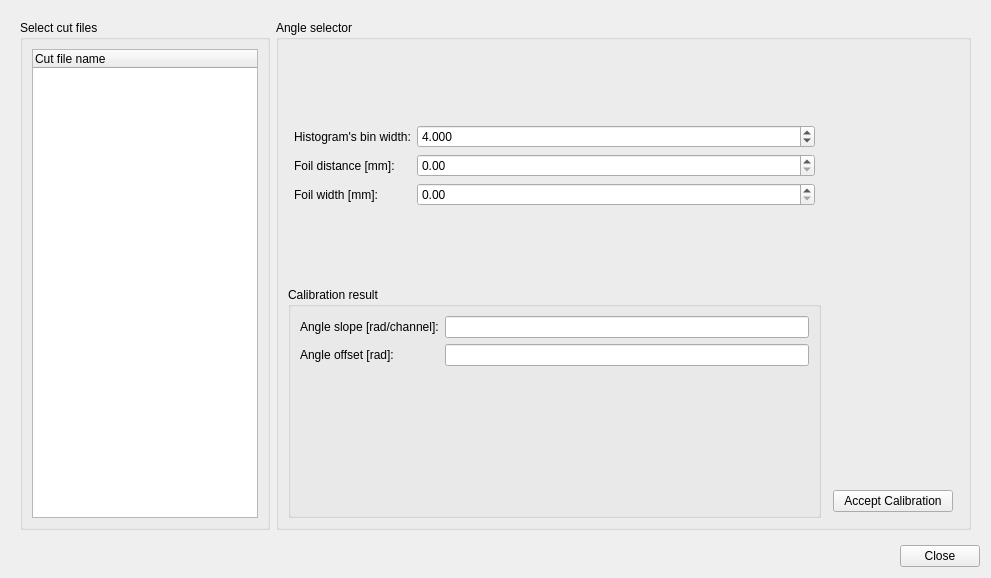
<?xml version="1.0" encoding="UTF-8"?>
<ui version="4.0">
 <class>dialog</class>
 <widget class="QDialog" name="dialog">
  <property name="geometry">
   <rect>
    <x>0</x>
    <y>0</y>
    <width>991</width>
    <height>578</height>
   </rect>
  </property>
  <property name="sizePolicy">
   <sizepolicy hsizetype="Maximum" vsizetype="Preferred">
    <horstretch>0</horstretch>
    <verstretch>0</verstretch>
   </sizepolicy>
  </property>
  <property name="minimumSize">
   <size>
    <width>900</width>
    <height>0</height>
   </size>
  </property>
  <property name="maximumSize">
   <size>
    <width>16777215</width>
    <height>16777215</height>
   </size>
  </property>
  <property name="windowTitle">
   <string>Angle calibration</string>
  </property>
  <layout class="QVBoxLayout" name="verticalLayout_7">
   <item>
    <widget class="QStackedWidget" name="stackedWidget">
     <property name="minimumSize">
      <size>
       <width>250</width>
       <height>0</height>
      </size>
     </property>
     <widget class="QWidget" name="stackedWidgetPage1">
      <layout class="QHBoxLayout" name="horizontalLayout_12">
       <item>
        <widget class="QGroupBox" name="groupBox_3">
         <property name="sizePolicy">
          <sizepolicy hsizetype="Maximum" vsizetype="Preferred">
           <horstretch>0</horstretch>
           <verstretch>0</verstretch>
          </sizepolicy>
         </property>
         <property name="minimumSize">
          <size>
           <width>250</width>
           <height>0</height>
          </size>
         </property>
         <property name="maximumSize">
          <size>
           <width>250</width>
           <height>16777215</height>
          </size>
         </property>
         <property name="title">
          <string>Select cut files</string>
         </property>
         <layout class="QVBoxLayout" name="verticalLayout_4">
          <item>
           <widget class="QTreeWidget" name="cutFilesTreeWidget">
            <property name="minimumSize">
             <size>
              <width>200</width>
              <height>0</height>
             </size>
            </property>
            <property name="horizontalScrollBarPolicy">
             <enum>Qt::ScrollBarAsNeeded</enum>
            </property>
            <attribute name="headerCascadingSectionResizes">
             <bool>false</bool>
            </attribute>
            <attribute name="headerDefaultSectionSize">
             <number>100</number>
            </attribute>
            <column>
             <property name="text">
              <string>Cut file name</string>
             </property>
            </column>
           </widget>
          </item>
         </layout>
        </widget>
       </item>
       <item>
        <layout class="QVBoxLayout" name="verticalLayout_10">
         <item>
          <widget class="QGroupBox" name="angleGroupBox">
           <property name="sizePolicy">
            <sizepolicy hsizetype="Preferred" vsizetype="Preferred">
             <horstretch>0</horstretch>
             <verstretch>0</verstretch>
            </sizepolicy>
           </property>
           <property name="title">
            <string>Angle selector</string>
           </property>
           <layout class="QVBoxLayout" name="verticalLayout_11">
            <item>
             <layout class="QVBoxLayout" name="angleSelectorLayout">
              <property name="sizeConstraint">
               <enum>QLayout::SetDefaultConstraint</enum>
              </property>
             </layout>
            </item>
            <item>
             <layout class="QHBoxLayout" name="horizontalLayout_4">
              <item>
               <layout class="QVBoxLayout" name="verticalLayout_13">
                <item>
                 <layout class="QFormLayout" name="formLayout_2">
                  <property name="formAlignment">
                   <set>Qt::AlignLeading|Qt::AlignLeft|Qt::AlignVCenter</set>
                  </property>
                  <property name="leftMargin">
                   <number>6</number>
                  </property>
                  <property name="topMargin">
                   <number>6</number>
                  </property>
                  <property name="rightMargin">
                   <number>6</number>
                  </property>
                  <property name="bottomMargin">
                   <number>6</number>
                  </property>
                  <item row="0" column="0">
                   <widget class="QLabel" name="label">
                    <property name="text">
                     <string>Histogram's bin width:</string>
                    </property>
                   </widget>
                  </item>
                  <item row="0" column="1">
                   <widget class="QDoubleSpinBox" name="binWidthSpinBox">
                    <property name="decimals">
                     <number>3</number>
                    </property>
                    <property name="maximum">
                     <double>315.000000000000000</double>
                    </property>
                    <property name="singleStep">
                     <double>0.100000000000000</double>
                    </property>
                    <property name="value">
                     <double>4.000000000000000</double>
                    </property>
                   </widget>
                  </item>
                  <item row="1" column="0">
                   <widget class="QLabel" name="label_2">
                    <property name="text">
                     <string>Foil distance [mm]:</string>
                    </property>
                   </widget>
                  </item>
                  <item row="2" column="0">
                   <widget class="QLabel" name="label_3">
                    <property name="text">
                     <string>Foil width [mm]: </string>
                    </property>
                   </widget>
                  </item>
                  <item row="1" column="1">
                   <widget class="QDoubleSpinBox" name="foilDistanceSpinBox">
                    <property name="maximum">
                     <double>9999.000000000000000</double>
                    </property>
                   </widget>
                  </item>
                  <item row="2" column="1">
                   <widget class="QDoubleSpinBox" name="foilWidthSpinBox"/>
                  </item>
                 </layout>
                </item>
                <item>
                 <widget class="QGroupBox" name="groupBox_4">
                  <property name="title">
                   <string>Calibration result</string>
                  </property>
                  <layout class="QVBoxLayout" name="verticalLayout_8">
                   <item>
                    <layout class="QFormLayout" name="formLayout">
                     <item row="0" column="0">
                      <widget class="QLabel" name="slopeLabel_3">
                       <property name="text">
                        <string>Angle slope [rad/channel]:</string>
                       </property>
                      </widget>
                     </item>
                     <item row="0" column="1">
                      <widget class="QLineEdit" name="angleSlopeLineEdit">
                       <property name="minimumSize">
                        <size>
                         <width>150</width>
                         <height>0</height>
                        </size>
                       </property>
                      </widget>
                     </item>
                     <item row="1" column="0">
                      <widget class="QLabel" name="offsetLabel_3">
                       <property name="text">
                        <string>Angle offset [rad]:</string>
                       </property>
                      </widget>
                     </item>
                     <item row="1" column="1">
                      <widget class="QLineEdit" name="angleOffsetLineEdit">
                       <property name="minimumSize">
                        <size>
                         <width>150</width>
                         <height>0</height>
                        </size>
                       </property>
                       <property name="readOnly">
                        <bool>true</bool>
                       </property>
                      </widget>
                     </item>
                    </layout>
                   </item>
                  </layout>
                 </widget>
                </item>
               </layout>
              </item>
              <item>
               <layout class="QVBoxLayout" name="verticalLayout_3">
                <property name="leftMargin">
                 <number>6</number>
                </property>
                <property name="topMargin">
                 <number>6</number>
                </property>
                <property name="rightMargin">
                 <number>6</number>
                </property>
                <property name="bottomMargin">
                 <number>6</number>
                </property>
                <item>
                 <widget class="QLabel" name="acceptPointLabel">
                  <property name="minimumSize">
                   <size>
                    <width>120</width>
                    <height>0</height>
                   </size>
                  </property>
                  <property name="maximumSize">
                   <size>
                    <width>120</width>
                    <height>16777215</height>
                   </size>
                  </property>
                  <property name="text">
                   <string/>
                  </property>
                  <property name="wordWrap">
                   <bool>true</bool>
                  </property>
                 </widget>
                </item>
                <item>
                 <widget class="QPushButton" name="acceptCalibrationButton">
                  <property name="sizePolicy">
                   <sizepolicy hsizetype="Minimum" vsizetype="Fixed">
                    <horstretch>0</horstretch>
                    <verstretch>0</verstretch>
                   </sizepolicy>
                  </property>
                  <property name="text">
                   <string>Accept Calibration</string>
                  </property>
                  <property name="autoDefault">
                   <bool>false</bool>
                  </property>
                 </widget>
                </item>
               </layout>
              </item>
             </layout>
            </item>
           </layout>
          </widget>
         </item>
        </layout>
       </item>
      </layout>
     </widget>
     <widget class="QWidget" name="stackedWidgetPage2">
      <layout class="QHBoxLayout" name="horizontalLayout_5"/>
     </widget>
    </widget>
   </item>
   <item>
    <layout class="QHBoxLayout" name="horizontalLayout_6">
     <item>
      <spacer name="horizontalSpacer_5">
       <property name="orientation">
        <enum>Qt::Horizontal</enum>
       </property>
       <property name="sizeHint" stdset="0">
        <size>
         <width>40</width>
         <height>20</height>
        </size>
       </property>
      </spacer>
     </item>
     <item>
      <widget class="QPushButton" name="cancelButton">
       <property name="text">
        <string>Close</string>
       </property>
       <property name="autoDefault">
        <bool>false</bool>
       </property>
      </widget>
     </item>
    </layout>
   </item>
  </layout>
 </widget>
 <tabstops>
  <tabstop>cutFilesTreeWidget</tabstop>
  <tabstop>stackedWidget</tabstop>
  <tabstop>cancelButton</tabstop>
 </tabstops>
 <resources/>
 <connections/>
</ui>
